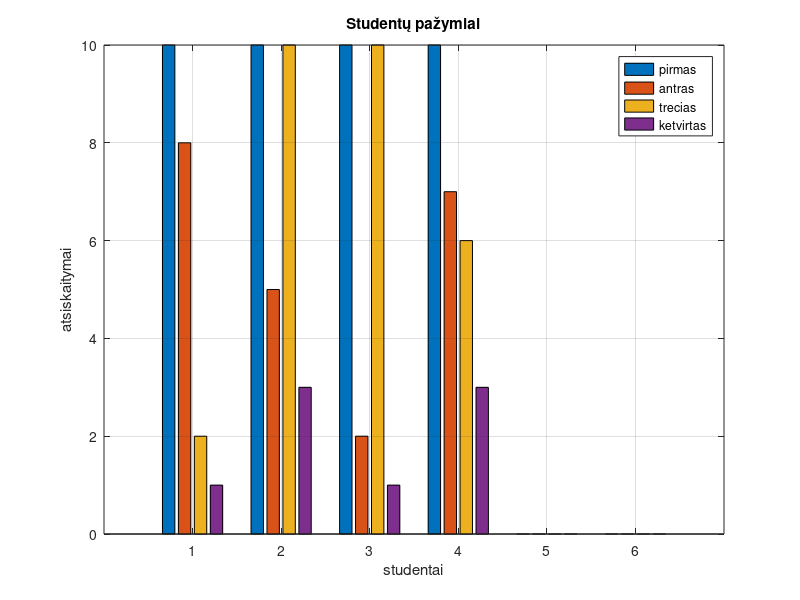
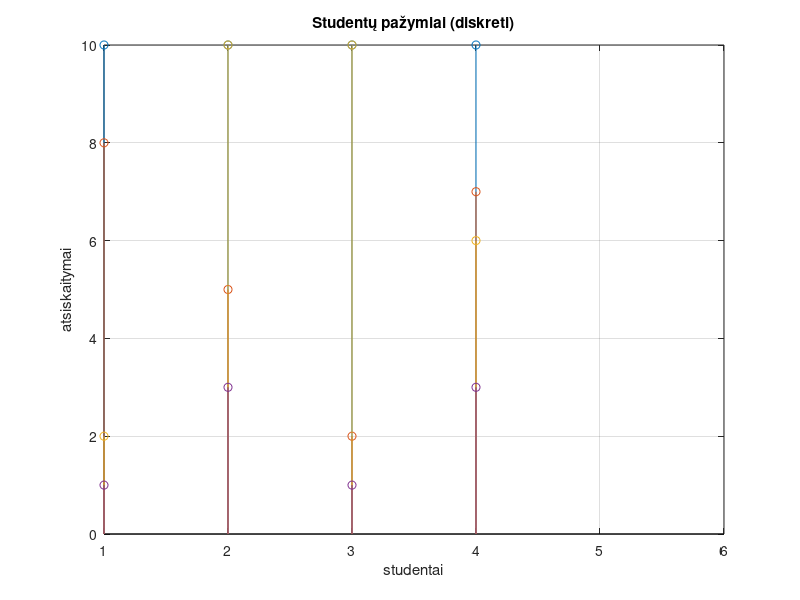

These charts were generated, in order, by the following MATLAB code:
% Vardas: Vakaris
% Pavarde: Perliba
% Grupe: EDIF-25/2
% Data: 2026-09-28

%% 1. Dvimatis grafikų vaizdavimas

% a)

x = 0:0.1:2*pi;

y = x.^3 + tan(x)


figure
plot(x,y, "bo");


xlabel('X ašis');
ylabel('Y ašis');

title(' f(x) = x^3 + tan(x) ');
legend(' f(x) = x^3 + tan(x) ')

axis([min(x) max(x) min(y) max(y)])
grid on;


% b)

y1 = exp(x)
y2 = exp(3*x)
y3 = exp(5*x)


figure
plot(x, y1, 'b-o',  x, y2, "g", x, y3, "r");

xlabel('X ašis');
ylabel('Y ašis');

title(' y1 = e^x    y2 = e^{3x}  y3 = e^{5x} ');
legend('y1 = e^x', 'y2 = e^{3x}', 'y3 = e^{5x}');

axis([min(x) max(x) min([y1 y2 y3]) max([y1 y2 y3])]);
grid on;



%% 2. Specializuotų grafikų kūrimas


% a)

A = [10 8 2 1; 10 5 10 3; 10 2 10 1; 10 7 6 3; nan nan nan nan; nan nan nan nan]

figure(1)
bar(A);

xlabel('studentai');
ylabel('atsiskaitymai');
legend('pirmas', 'antras', 'trecias', 'ketvirtas');

% b)

figure(2)
stem(A);

% c)

figure(1)
title('Studentų pažymiai');
ylim([0 10]);
grid on;

figure(2)
xlabel('studentai');
ylabel('atsiskaitymai');
title('Studentų pažymiai (diskreti)');
ylim([0 10]);
grid on;


%% Papildoma

% P1. Masyvo elementų indeksavimas

A = [0 1 0 2 3 0 4;
     0 0 0 0 0 0 0;
     0 5 0 6 7 0 8;
     0 9 0 1 2 0 3;
     0 0 0 0 0 0 0;
     0 4 0 5 6 0 7]

% B be eilučių ir stulpelių, sudarytų iš nulių
B = A(any(A ~= 0, 2), any(A ~= 0, 1))
